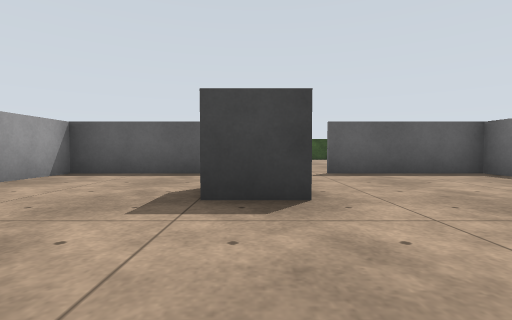
view 1 (above)

14 first-person views from a walk through a Gazebo world. The camera is 0.45 m above the floor, tilts 2° down and sees 85° across. The floor is counted in squares, 1 m on a side. Each view is taken from the middle of a square. On the plan, view 1 faces up. The plan holds only what a view shows up to about 9 squares ahead; the rest is blank. Surface patterns are stand-ins for the level's own textures.

view 2
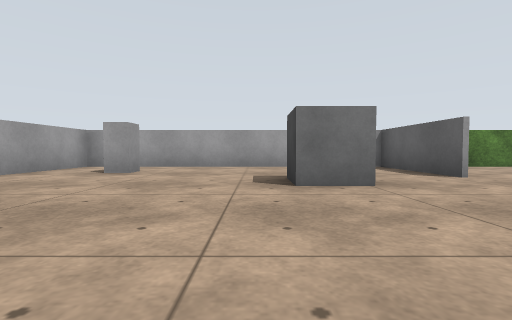

view 3
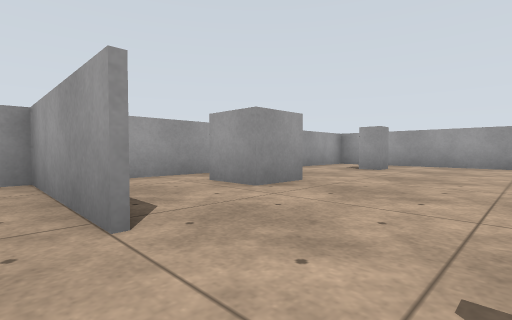

view 4
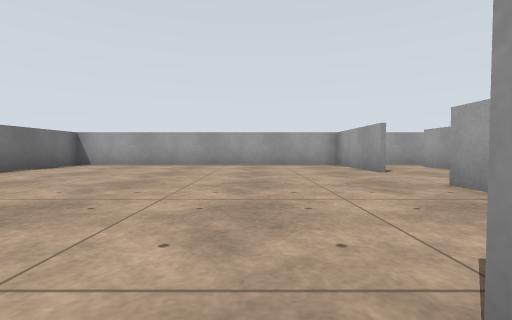

view 5
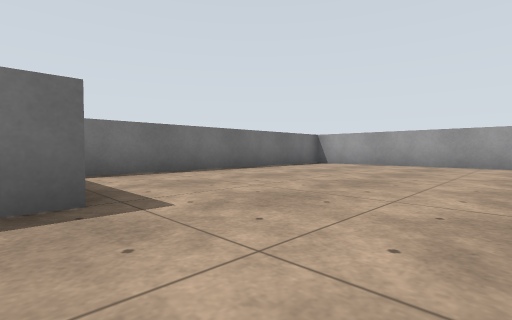

view 6
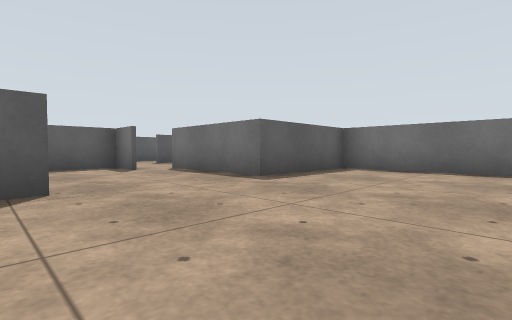

view 7
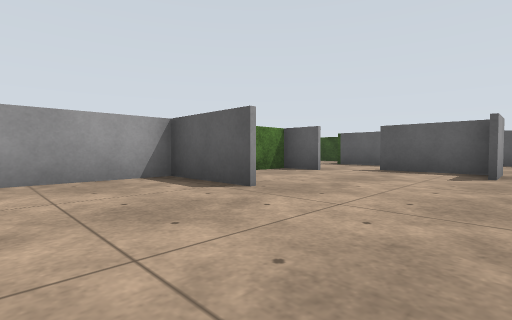

view 8
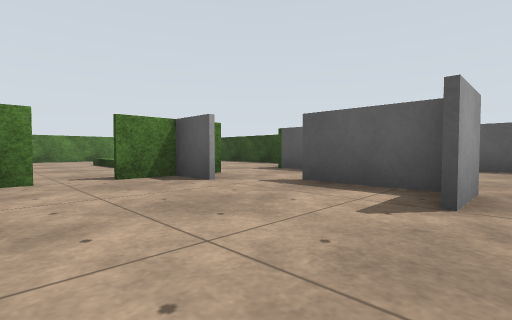

view 9
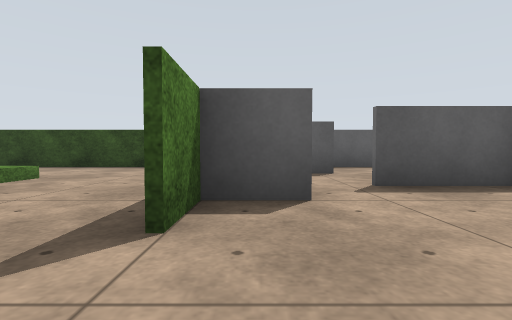

view 10
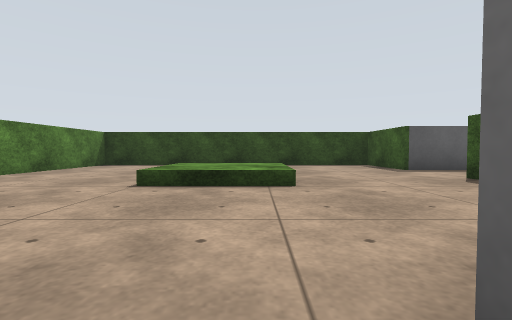

view 11
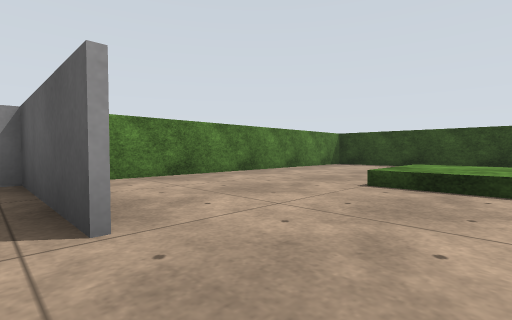

view 12
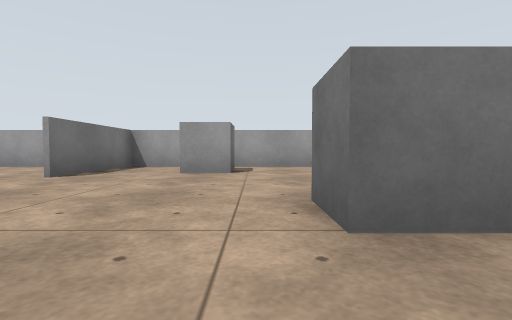

view 13
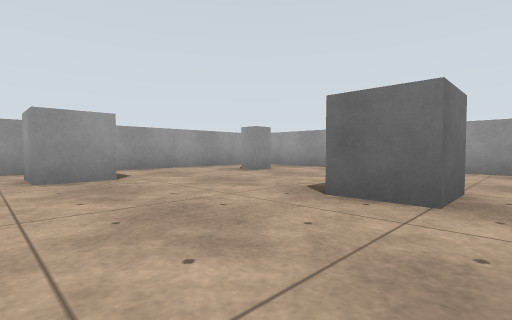

view 14
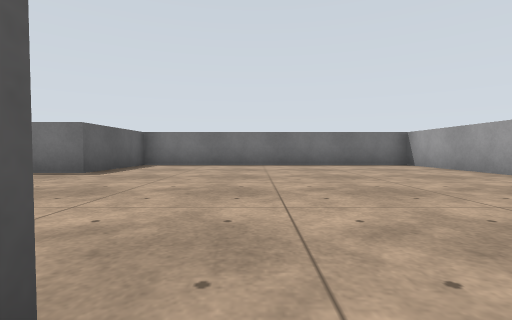

### Floor plan
Points are (right, up) in squares from view 1. A wall is a line through its corners. A room is listed if a view was taken in it or the views show most of it. See-through windows are left out.
Room 1 (views 1, 2, 13, 14)
walls: (-0.6, 3.5) (0.5, 3.5) (0.5, 2.4) (-0.5, 2.4); (-2.1, -0.5) (-1.5, -0.5) (-1.5, -1); (1.4, -1.2) (1.4, -0.5) (2.5, -0.5) (2.5, -1.5); (-0.5, 5.4) (-3.6, 5.4); (-3.6, 5.1) (-3.6, -2.6) (4.1, -2.6); (4.4, -2.6) (4.4, 0.5); (4, 5.4) (1.4, 5.4)
ways out: opening at (4, 1.5) to room 2; opening at (0.5, 5) to room 3
Room 2 (views 3, 4, 5, 6, 7, 8, 9)
walls: (6.6, 5.4) (4, 5.4); (4.5, 3) (4.5, 2.4); (4.5, 0.5) (4.5, -2.6); (4.5, 5.5) (4.5, 3.1); (4.5, 6.6) (4.5, 6.1); (8.5, 8.5) (8.5, 9.5) (6.5, 9.5); (5.6, 8.5) (4.5, 8.5) (4.5, 7.5); (4.1, -2.6) (12.5, -2.6) (12.5, 5.4) (9.5, 5.4) (9.5, 8.5); (6.6, 11.4) (5.4, 11.4)
ways out: opening at (4, 1.5) to room 1; opening at (4, 7) to room 3; opening at (4.5, 10) to room 3
Room 3 (views 10, 11, 12)
walls: (5.4, 11.4) (4.4, 11.4) (4.4, 13.5) (-3.6, 13.5) (-3.6, 5.1)
low walls: (1.5, 8.5) (-0.5, 8.5); (1.5, 10.5) (1.5, 9.8)
ways out: opening at (0.5, 5) to room 1; opening at (4, 7) to room 2; opening at (4.5, 10) to room 2

Where each view was taken, in squares from view 1:
view 1: 0 up, 0 right, facing up
view 2: 2 up, 4 right, facing left
view 3: 2 up, 5 right, facing down-left
view 4: 6 up, 7 right, facing down
view 5: 6 up, 7 right, facing down-right
view 6: 2 up, 6 right, facing up-right
view 7: 3 up, 9 right, facing up-left
view 8: 6 up, 9 right, facing up-left
view 9: 6 up, 5 right, facing up
view 10: 5 up, 1 right, facing up
view 11: 5 up, 1 right, facing up-left
view 12: 5 up, 1 right, facing down
view 13: 4 up, 3 right, facing down-left
view 14: 2 up, 4 right, facing right
